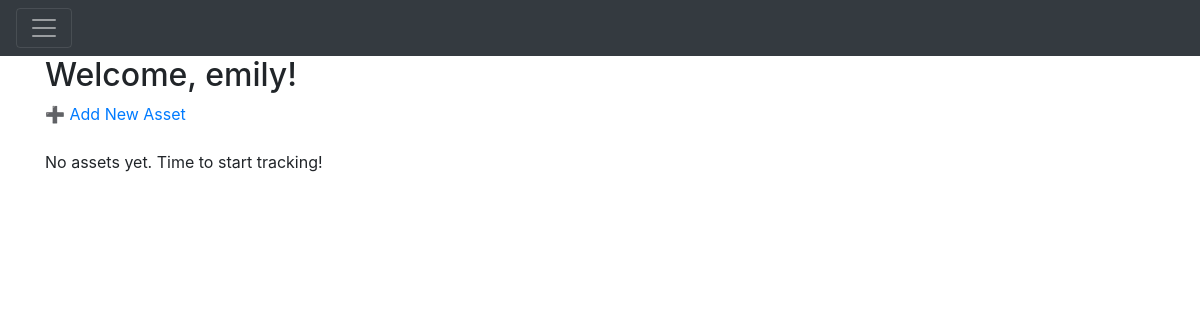
Page / (signed in) on the earlier database version.
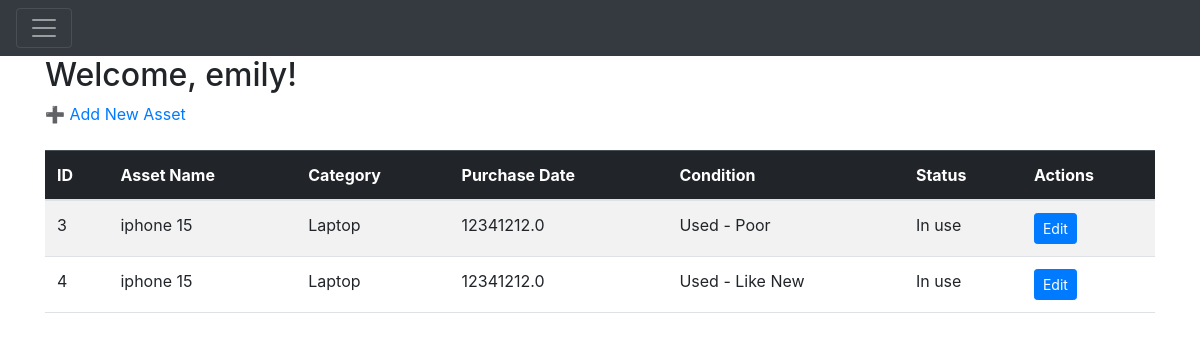
Same page on the later database version.
### website/models.py (models this page shows)
class User(db.Model, UserMixin):
    id = db.Column(db.Integer, primary_key=True)
    first_name = db.Column(db.String(150))
    last_name = db.Column(db.String(150))
    email = db.Column(db.String(150), unique=True)
    password = db.Column(db.String(150))
    department = db.Column(db.String(150))
    assets = db.relationship('Asset')
    role = db.Column(db.String(10), nullable=False, default='user')

class Asset(db.Model):
    id = db.Column(db.Integer, primary_key=True)
    user_id = db.Column(db.Integer, db.ForeignKey('user.id'))
    asset_name = db.Column(db.String(150))
    category = db.Column(db.String(150))
    purchase_date = db.Column(db.Float)
    condition = db.Column(db.String(150))
    status = db.Column(db.String(150))

### website/views.py (the view)
@views.route('/')
@login_required
def home():
    print("🔍 Current user ID:", current_user.id)
    print("🔒 Is authenticated:", current_user.is_authenticated)
    assets = Asset.query.filter_by(user_id=current_user.id).all()
    return render_template("home.html", user=current_user, assets=assets)

### website/__init__.py (called while the page is built)
def create_app():
    app = Flask(__name__)
    app.config['SECRET_KEY'] = 'qwertyuiop'
    app.config['SQLALCHEMY_DATABASE_URI'] = f'sqlite:///{DB_NAME}'
    print("DB URI:", app.config['SQLALCHEMY_DATABASE_URI'])
    db.init_app(app)
    from .views import views
    from .auth import auth
    app.register_blueprint(views, url_prefix='/')
    app.register_blueprint(auth, url_prefix='/')
    from .models import User, Asset
    create_database(app)
    login_manager = LoginManager()
    login_manager.login_view = 'auth.login'
    login_manager.init_app(app)
    @login_manager.user_loader
    def load_user(id):
        return User.query.get(int(id))
    return app

### website/templates/home.html (shortened to what this page needs)
{% extends "base.html" %}
{% block content %}
  <h2>Welcome, {{ user.first_name }}!</h2>
  <a href="{{ url_for('views.add_asset') }}">➕ Add New Asset</a>
 {% if assets %}
  <table class="table table-striped table-hover mt-4">
    <thead class="table-dark">
      <tr>
        <th>ID</th>
        <th>Asset Name</th>
        <th>Category</th>
        <th>Purchase Date</th>
        <th>Condition</th>
        <th>Status</th>
        <th>Actions</th>
      </tr>
    </thead>
    <tbody>
      {% for asset in assets %}
        <tr>
          <td>{{ asset.id }}</td>
          <td>{{ asset.asset_name }}</td>
          <td>{{ asset.category }}</td>
          <td>{{ asset.purchase_date }}</td>
          <td>{{ asset.condition }}</td>
          <td>{{ asset.status }}</td>
          <td>
            <a href="{{ url_for('views.edit_asset', id=asset.id) }}" class="btn btn-sm btn-primary">Edit</a>
          </td>
        </tr>
      {% endfor %}
    </tbody>
  </table>
{% else %}
  <p class="mt-4">No assets yet. Time to start tracking!</p>
{% endif %}
{% endblock %}

### website/templates/base.html (shortened to what this page needs)
<!DOCTYPE html>
<html>
    <head>
        <link href="https://cdn.jsdelivr.net/npm/bootstrap@5.3.0/dist/css/bootstrap.min.css" rel="stylesheet">
        <link
        rel="stylesheet"
        href="https://stackpath.bootstrapcdn.com/bootstrap/4.4.1/css/bootstrap.min.css"
        />
        <link
        rel="stylesheet"
        href="https://stackpath.bootstrapcdn.com/font-awesome/4.7.0/css/font-awesome.min.css"
        />
    </head>
    <body>
        <nav class="navbar navbar-exapnd-lg navbar-dark bg-dark">
            <button
                class="navbar-toggler"
                type="button"
                data-toggle="collapse"
                data-target="#navbar">
                <span class="navbar-toggler-icon"></span>
            </button>
        </nav>
        <div class="container">{% block content %} {% endblock %}</div>
    </body>
</html>

Differences in the rows shown:
added Asset: id "3", asset_name "iphone 15", category "Laptop", purchase_date "12341212.0", condition "Used - Poor", status "In use"
added Asset: id "4", asset_name "iphone 15", category "Laptop", purchase_date "12341212.0", condition "Used - Like New", status "In use"
Other differences:
text no longer shown: "No assets yet. Time to start tracking!"
text now shown: "ID Asset Name Category Purchase Date Condition Status Actions"
